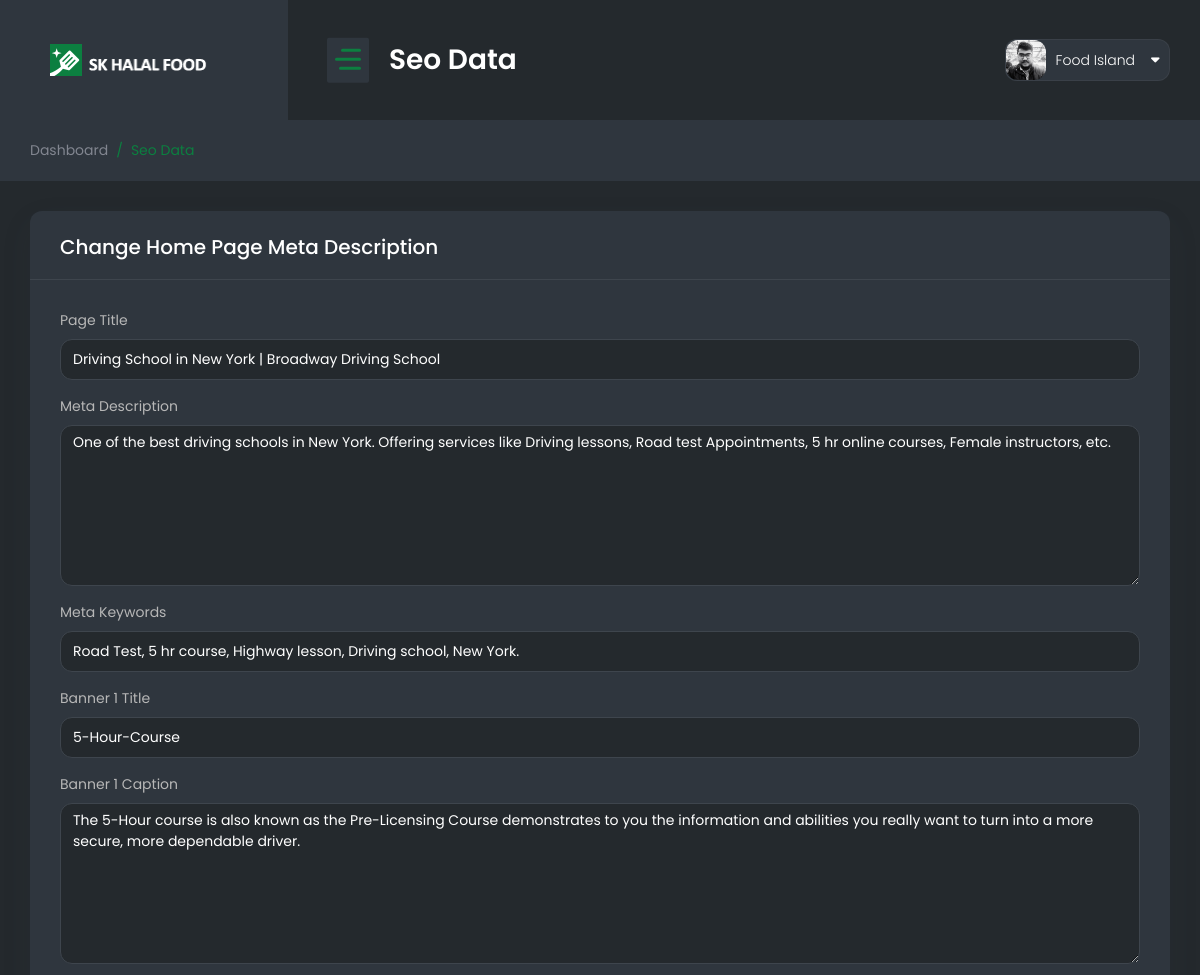
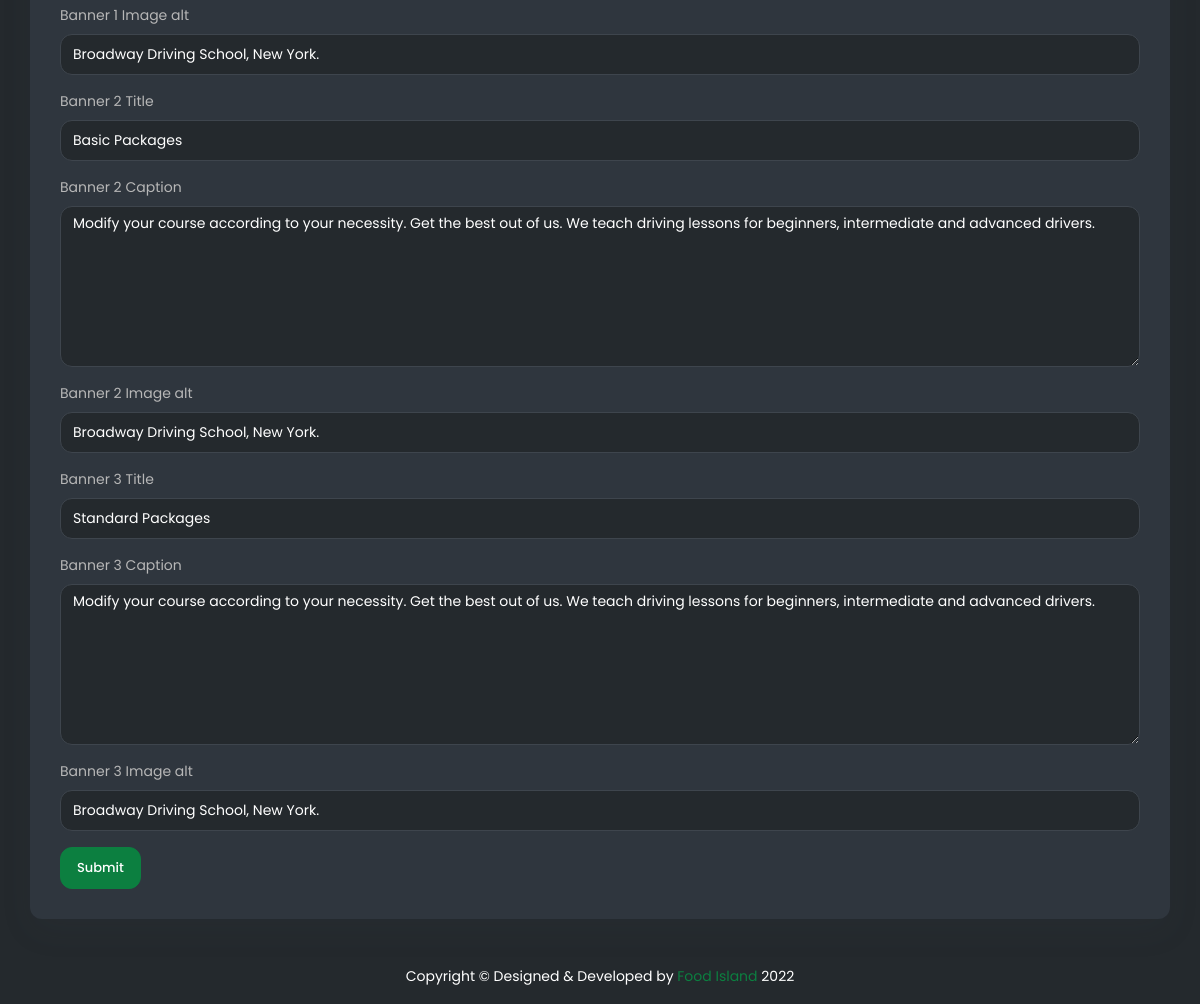
The app's page /admin/seo-data.php (signed in) with its own data (2 pictures, top to bottom).
### tables this page shows
CREATE TABLE `seo_data` (
                            `id` int(11) NOT NULL,
                            `pagename` varchar(100) NOT NULL,
                            `seo_title` varchar(100) NOT NULL,
                            `seo_description` varchar(250) NOT NULL,
                            `update_at` timestamp NOT NULL DEFAULT current_timestamp() ON UPDATE current_timestamp()
);

### includes/dbcontroller.php (called while the page is built, shortened)
<?php
class DBController {
    private $host = "localhost";
    private $user = "root";
    private $password = "";
    private $database = "sk_halal_food";
    private $conn;
    function __construct() {
        $this->conn = $this->connectDB();
    }
    function connectDB() {
        $conn = mysqli_connect($this->host,$this->user,$this->password,$this->database);
        return $conn;
    }
    function runQuery($query) {
        $result = mysqli_query($this->conn,$query);
        while($row=mysqli_fetch_assoc($result)) {
            $resultset[] = $row;
        }
        if(!empty($resultset))
            return $resultset;
    }
}
?>

### admin/seo-data.php (the view, shortened to what this page needs)
<?php
require_once("../includes/dbcontroller.php");
$db_handle = new DBController();
?>
<!DOCTYPE html>
<html lang="en">
<head>
    <?php require_once('include/css.php'); ?>
</head>
<body>
<div id="main-wrapper">
    <div class="nav-header">
        <a href="dashboard.php" class="brand-logo">
            <img class="logo-abbr" src="public/images/logo_icon.png" alt="">
            <img class="brand-title" src="public/images/logo_text.png" alt="">
        </a>
        <div class="nav-control">
            <div class="hamburger">
                <span class="line"></span><span class="line"></span><span class="line"></span>
            </div>
        </div>
    </div>
    <div class="header">
        <div class="header-content">
            <nav class="navbar navbar-expand">
                <div class="collapse navbar-collapse justify-content-between">
                    <div class="header-left">
                        <div class="dashboard_bar">
                            Seo Data
                        </div>
                    </div>
                    <?php require_once('include/header.php'); ?>
                </div>
            </nav>
        </div>
    </div>
    <div class="content-body">
        <div class="container-fluid">
            <div class="page-titles">
                <ol class="breadcrumb">
                    <li class="breadcrumb-item"><a href="javascript:void(0)">Dashboard</a></li>
                    <li class="breadcrumb-item active"><a href="javascript:void(0)">Seo Data</a></li>
                </ol>
            </div>
            <div class="row">
                <div class="col-lg-12">
                    <div class="card">
                        <div class="card-header">
                            <h4 class="card-title">Change Home Page Meta Description</h4>
                        </div>
                        <div class="card-body">
                            <div class="basic-form">
                                <form method="post" action="Update">
                                    <div class="form-row">
                                        <div class="form-group col-md-12">
                                            <label>Page Title</label>
                                            <input type="text" class="form-control" name="page_title"
                                                   placeholder="Title..."
                                                   value="<?php $seo_page_data = $db_handle->runQuery("SELECT * FROM seo_data where pagename='home'");
                                                   echo $seo_page_data[0]["seo_title"]; ?>"/>
                                        </div>
                                        <div class="form-group col-md-12">
                                            <label>Meta Description</label>
                                            <textarea class="form-control" rows="7" name="page_description"
                                                      placeholder="Description..."
                                                      spellcheck="false"><?php $seo_page_data = $db_handle->runQuery("SELECT * FROM seo_data where pagename='home'");
                                                echo $seo_page_data[0]["seo_description"]; ?></textarea>
                                        </div>
                                        <div class="form-group col-md-12">
                                            <label>Meta Keywords</label>
                                            <input type="text" class="form-control" name="page_keyword"
                                                   placeholder="Keyword..."
                                                   value="<?php $seo_page_data = $db_handle->runQuery("SELECT * FROM seo_data where pagename='home_banner_1_title'");
                                                   echo $seo_page_data[0]["seo_title"]; ?>"/>
                                        </div>
                                        <div class="form-group col-md-12">
                                            <label>Banner 1 Title</label>
                                            <input type="text" class="form-control" name="home_banner_1_title"
                                                   placeholder="Title..."
                                                   value="<?php $seo_page_data = $db_handle->runQuery("SELECT * FROM seo_data where pagename='home_banner_1_title'");
                                                   echo $seo_page_data[0]["seo_description"]; ?>"/>
                                        </div>
                                        <div class="form-group col-md-12">
                                            <label>Banner 1 Caption</label>
                                            <textarea class="form-control" rows="7" name="home_banner_1_caption"
                                                      placeholder="Caption..."
                                                      spellcheck="false"><?php $seo_page_data = $db_handle->runQuery("SELECT * FROM seo_data where pagename='home_banner_1_caption'");
                                                echo $seo_page_data[0]["seo_description"]; ?></textarea>
                                        </div>
                                        <div class="form-group col-md-12">
                                            <label>Banner 1 Image alt</label>
                                            <input type="text" class="form-control" name="home_banner_1_image_alt"
                                                   placeholder="Image alt..."
                                                   value="<?php $seo_page_data = $db_handle->runQuery("SELECT * FROM seo_data where pagename='home_banner_1_image_alt'");
                                                   echo $seo_page_data[0]["seo_description"]; ?>"/>
                                        </div>
                                        <div class="form-group col-md-12">
                                            <label>Banner 2 Title</label>
                                            <input type="text" class="form-control" name="home_banner_2_title"
                                                   placeholder="Title..."
                                                   value="<?php $seo_page_data = $db_handle->runQuery("SELECT * FROM seo_data where pagename='home_banner_2_title'");
                                                   echo $seo_page_data[0]["seo_description"]; ?>"/>
                                        </div>
                                        <div class="form-group col-md-12">
                                            <label>Banner 2 Caption</label>
                                            <textarea class="form-control" rows="7" name="home_banner_2_caption"
                                                      placeholder="Caption..."
                                                      spellcheck="false"><?php $seo_page_data = $db_handle->runQuery("SELECT * FROM seo_data where pagename='home_banner_2_caption'");
                                                echo $seo_page_data[0]["seo_description"]; ?></textarea>
                                        </div>
                                        <div class="form-group col-md-12">
                                            <label>Banner 2 Image alt</label>
                                            <input type="text" class="form-control" name="home_banner_2_image_alt"
                                                   placeholder="Image alt..."
                                                   value="<?php $seo_page_data = $db_handle->runQuery("SELECT * FROM seo_data where pagename='home_banner_2_image_alt'");
                                                   echo $seo_page_data[0]["seo_description"]; ?>"/>
                                        </div>
                                        <div class="form-group col-md-12">
                                            <label>Banner 3 Title</label>
                                            <input type="text" class="form-control" name="home_banner_3_title"
                                                   placeholder="Title..."
                                                   value="<?php $seo_page_data = $db_handle->runQuery("SELECT * FROM seo_data where pagename='home_banner_3_title'");
                                                   echo $seo_page_data[0]["seo_description"]; ?>"/>
                                        </div>
                                        <div class="form-group col-md-12">
                                            <label>Banner 3 Caption</label>
                                            <textarea class="form-control" rows="7" name="home_banner_3_caption"
                                                      placeholder="Caption..."
                                                      spellcheck="false"><?php $seo_page_data = $db_handle->runQuery("SELECT * FROM seo_data where pagename='home_banner_3_caption'");
                                                echo $seo_page_data[0]["seo_description"]; ?></textarea>
                                        </div>
                                        <div class="form-group col-md-12">
                                            <label>Banner 3 Image alt</label>
                                            <input type="text" class="form-control" name="home_banner_3_image_alt"
                                                   placeholder="Image alt..."
                                                   value="<?php $seo_page_data = $db_handle->runQuery("SELECT * FROM seo_data where pagename='home_banner_3_image_alt'");
                                                   echo $seo_page_data[0]["seo_description"]; ?>"/>
                                        </div>
                                    </div>
                                    <button type="submit" name="home_data_update" class="btn btn-primary">Submit
                                    </button>
                                </form>
                            </div>
                        </div>
                    </div>
                </div>
            </div>
        </div>
    </div>
    <?php require_once('include/footer.php'); ?>
</div>
</body>
</html>

### records on screen
seo_data: page_title "Driving School in New York | Broadway Driving School", page_description "One of the best driving schools in New York. Offering services like Driving lessons, Road test Appointments, 5 hr online courses, Female instructors, etc."
seo_data: page_keyword "Road Test, 5 hr course, Highway lesson, Driving school, New York.", home_banner_1_title "5-Hour-Course"
seo_data: home_banner_1_caption "The 5-Hour course is also known as the Pre-Licensing Course demonstrates to you the information and abilities you really want to turn into a more secure, more dependable driver."
seo_data: home_banner_1_image_alt "Broadway Driving School, New York."
seo_data: home_banner_2_title "Basic Packages"
seo_data: home_banner_2_caption "Modify your course according to your necessity. Get the best out of us. We teach driving lessons for beginners, intermediate and advanced drivers."
seo_data: home_banner_2_image_alt "Broadway Driving School, New York."
seo_data: home_banner_3_title "Standard Packages"
seo_data: home_banner_3_caption "Modify your course according to your necessity. Get the best out of us. We teach driving lessons for beginners, intermediate and advanced drivers."
seo_data: home_banner_3_image_alt "Broadway Driving School, New York."

### other values on screen
$_SESSION["name"] "Food Island"
